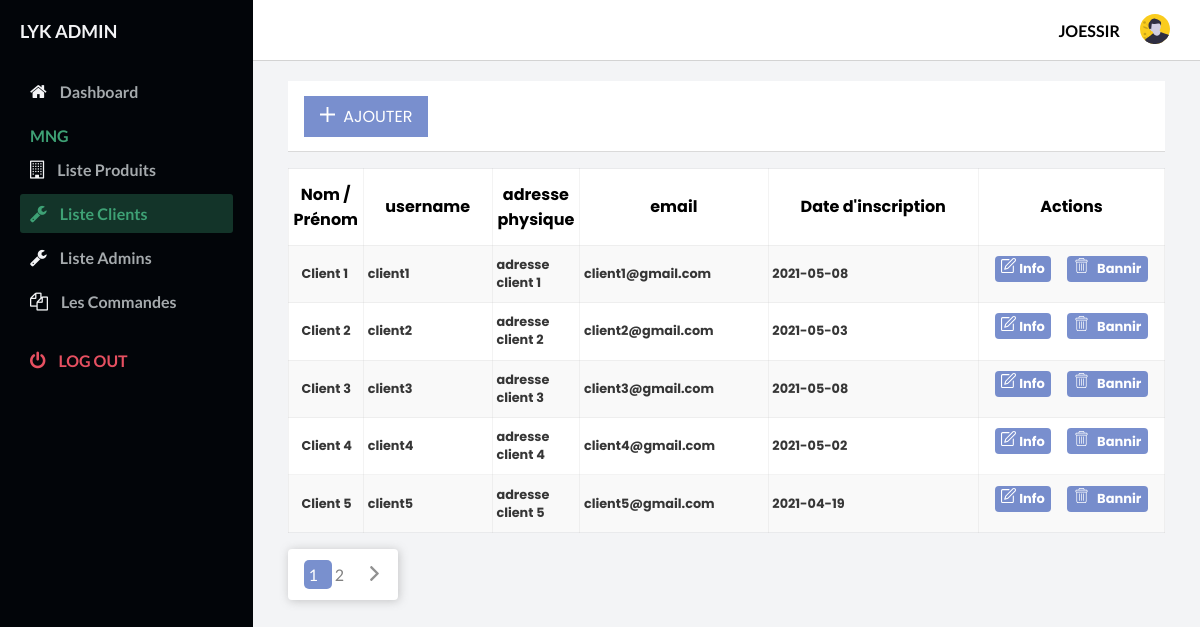
The app's page /Admin/listeclients.php (signed in) with its own data.
### tables this page shows
CREATE TABLE `client` (
  `nomClient` varchar(255) DEFAULT NULL,
  `usernameClient` varchar(255) NOT NULL,
  `adresseClient` text DEFAULT NULL,
  `emailClient` varchar(255) DEFAULT NULL,
  `passwordClient` varchar(255) DEFAULT NULL,
  `typeClient` varchar(25) NOT NULL DEFAULT 'user',
  `etat` varchar(11) DEFAULT 'normal',
  `date_inscription` date NOT NULL DEFAULT current_timestamp()
);

### Admin/verification.php (called while the page is built, shortened)
<?php
$link = mysqli_connect("localhost","root","","lyk") or die(mysqli_connect_error());
$sql = "SELECT * FROM client WHERE usernameClient = '{$_SESSION['usernameClient']}'";
$result = mysqli_query($link,$sql) or die(mysqli_error($link));
$client = mysqli_fetch_assoc($result);
  ?>

### Admin/listeclients.php (the view, shortened to what this page needs)
<?php
  require "verification.php";
  $page = "1";
  if($page == "" || $page == "1")
    $page1 = "0";
  else $page1 = ($page*5)-5;
?>
<!DOCTYPE html>
<html lang="en">
  <head>
    <link
      rel="stylesheet"
      href="https://stackpath.bootstrapcdn.com/font-awesome/4.7.0/css/font-awesome.min.css"
    />
    <link rel="stylesheet" href="styles.css" />
  </head>
  <body id="body">
    <div class="container">
      <nav class="navbar">
        <div class="navbar__right">
        <span ><?php echo $client["usernameClient"] ?></span>
            <a href="#">
              <img width="30" src="assets/avatar.svg" alt="" />
            </a>
        </div>
      </nav>
      <main>
        <div class="main__container">
          <?php
          $select_clients = "SELECT * FROM client WHERE typeClient ='user'  limit $page1,5 ";
          $result = mysqli_query($link,$select_clients) or die(mysqli_error($link));
          $clients = mysqli_fetch_all($result,MYSQLI_ASSOC);
          ?>
          <div class="ajouterProduit">
              <a href="Ajouter_client.html" >&nbsp;&nbsp;AJOUTER</a>
          </div>
        <table >
          <tr class="first">
                <td>Nom / Prénom</td>
                <td>username</td>
                <td>adresse physique</td>
                <td>email</td>
                <td>Date d'inscription</td>
                <td>Actions</td>
          </tr>
          <?php  $i=0?>
        <?php foreach ($clients as $client) : ?>
          <?php if($i==1)
            $bg = "white";
            else $bg = "#f9f9f9";
          ?>
            <tr class="second" style="background-color: <?php echo $bg?>;">
                <td width="20px" class="referenceTD"><?php echo $client['nomClient'] ?></td>
                <td >
                      <span><?php echo $client['usernameClient'] ?></span>
               </td>
                <td width="30px"><?php echo $client['adresseClient'] ?></td>
                <td><?php echo $client['emailClient'] ?></td>
                <td><?php echo $client['date_inscription'] ?></td>
                <td class="actions">
                <a href="infoclient.php?id=<?php echo $client['usernameClient']?>">&nbsp;Info</a>
              <?php if($client['etat'] =="normal" ): ?>
                <a class="bannir" href="supprimer_user.php?id=<?php echo $client['usernameClient']?>">&nbsp;&nbsp;&nbsp;Bannir</a>
                    <?php endif; ?>
            </td>
            </tr>
            <?php  $i=!$i?>
           <?php endforeach; ?>
        </table>
            <div class="linkpages">
            <?php  $select_all_clients = "SELECT * FROM client ";
             $result2 = mysqli_query($link,$select_all_clients) or die(mysqli_error($link));
              $numberOfrows = mysqli_num_rows($result2) ;
              $numberOfrows = ceil($numberOfrows)/5;
              ?>
                <?php for( $i =1 ; $i<= $numberOfrows ; $i++): ?>
                  <?php if($page == $i) $activelink = "activelink"; else $activelink = ''?>
                <a class="<?php echo $activelink?>"href="listeclients.php?page=<?php echo $i ?>"><?php echo $i."&nbsp;&nbsp;&nbsp;" ?></a>
                <?php endfor; ?>
                <?php if($page!=$numberOfrows):?>
                <a href="listeclients.php?page=<?php echo $page+1 ?>"></a>
                <?php endif; ?>
            </div>
        </div>
      </main>
      <div id="sidebar">
        <div class="sidebar__title">
          <div class="sidebar__img">
            <h1>LYK ADMIN</h1>
          </div>
        </div>
        <div class="sidebar__menu">
          <div class="sidebar__link ">
            <i class="fa fa-home"></i>
            <a href="index.php">Dashboard</a>
          </div>
          <h2>MNG</h2>
          <div class="sidebar__link ">
            <i class="fa fa-building-o " ></i>
            <a href="listeproduits.php">Liste Produits</a>
          </div>
          <div class="sidebar__link active_menu_link" >
            <i class="fa fa-wrench"></i>
            <a href="listeclients.php">Liste Clients</a>
          </div>
          <div class="sidebar__link " >
            <i class="fa fa-wrench"></i>
            <a href="listeadmins.php">Liste Admins</a>
          </div>
          <div class="sidebar__link">
              <i class="fa fa-files-o"></i>
              <a href="Commande.php">Les Commandes</a>
            </div>
          <div class="sidebar__logout">
            <i class="fa fa-power-off"></i>
            <a href="../inscription/logout.php">Log out</a>
          </div>
        </div>
      </div>
    </div>
  </body>
</html>

### Admin/styles.css (style rules this page uses)
* { margin: 0; padding: 0; text-decoration: none; }
body { box-sizing: border-box; font-family: "Lato", sans-serif; }
.container { display: grid; height: 100vh; grid-template-columns: 0.8fr 1fr 1fr 1fr; grid-template-rows: 0.2fr 3fr; grid-template-areas: "sidebar nav nav nav" "sidebar main main main"; }
.navbar { background: #ffffff; grid-area: nav; height: 60px; display: flex; align-items: center; justify-content: space-between; padding: 0 30px 0 30px; border-bottom: 1px solid lightgray; }
.navbar__right { display: flex; justify-content: center; align-items: center; }
.navbar__right > a { margin-left: 20px; text-decoration: none; }
.navbar__right span { font-weight: bolder; text-transform:uppercase ; }
main { background: #f3f4f6; grid-area: main; overflow-y: auto; }
.main__container { padding: 20px 35px; }
svg { width : 15px; height : 15px; fill: white; }
td.referenceTD { padding-left : 1em; }
.linkpages { background: white; padding: 1em; width: fit-content; margin : 1em 0; border-radius: 4px; box-shadow: 1px 1px 10px rgba(134, 134, 134, 0.438); }
.linkpages a { color : rgba(112, 112, 112, 0.884); }
a.activelink { background: rgba(60, 93, 184, 0.685); padding : .3em; color: white; text-align: center; border-radius: 5px; }
svg.next { fill: rgba(112, 112, 112, 0.774); margin-left : 10px; }
.ajouterProduit { display: flex; align-items: center; background: rgb(255, 255, 255); height: 70px; border-bottom : 1px solid rgba(184, 184, 184, 0.527); font-family: 'Poppins', sans-serif; }
.ajouterProduit a { background: rgba(60, 93, 184, 0.685); color: white; margin-left : 1em; padding : .5em 1em; transition : .4s ease all; }
table { margin-top : 1em; width: 100%; font-family: 'Poppins', sans-serif; }
td { padding : .8em .3em; }
tr.first { background: white; text-align: center; font-weight: 700; }
tr.second { font-size: .8em; font-weight: bolder; color: #363636; }
td.actions { display: flex; align-items: center; justify-content: space-evenly; padding : .8em 0; border : none; }
.actions a { color: rgb(255, 255, 255); background: rgba(60, 93, 184, 0.685); border-radius : 4px; padding : 0.2em .5em; font-size : 13px; transition : .4s ease all; }
table,tr,td { border: 1px solid rgba(184, 184, 184, 0.164); border-collapse: collapse; }
#sidebar { background: #020509; grid-area: sidebar; overflow-y: auto; padding: 20px; -webkit-transition: all 0.5s; transition: all 0.5s; }
.sidebar__title { display: flex; justify-content: space-between; align-items: center; color: #f3f4f6; margin-bottom: 30px; }
.sidebar__img { display: flex; align-items: center; }
.sidebar__title > div > h1 { font-size: 18px; display: inline; }
.sidebar__menu > h2 { color: #3ea175; font-size: 16px; margin-top: 15px; margin-bottom: 5px; padding: 0 10px; font-weight: 700; }
.sidebar__link { color: #f3f4f6; padding: 10px; border-radius: 3px; margin-bottom: 5px; cursor: pointer; }
.active_menu_link { background: rgba(62, 161, 117, 0.3); color: #3ea175; pointer-events: none; }
.active_menu_link a { color: #3ea175 !important; }
.sidebar__link > a { text-decoration: none; color: #a5aaad; font-weight: 700; }
.sidebar__link > i { margin-right: 10px; font-size: 18px; }
.sidebar__logout { margin-top: 20px; padding: 10px; color: #e65061; }
.sidebar__logout > a { text-decoration: none; color: #e65061; font-weight: 700; text-transform: uppercase; }
.sidebar__logout > i { margin-right: 10px; font-size: 18px; }

### records on screen
client: usernameClient "JOESSIR"
client: nomClient "Client 1", usernameClient "client1", adresseClient "adresse client 1", emailClient "client1@gmail.com", date_inscription "2021-05-08"
client: nomClient "Client 2", usernameClient "client2", adresseClient "adresse client 2", emailClient "client2@gmail.com", date_inscription "2021-05-03"
client: nomClient "Client 3", usernameClient "client3", adresseClient "adresse client 3", emailClient "client3@gmail.com", date_inscription "2021-05-08"
client: nomClient "Client 4", usernameClient "client4", adresseClient "adresse client 4", emailClient "client4@gmail.com", date_inscription "2021-05-02"
client: nomClient "Client 5", usernameClient "client5", adresseClient "adresse client 5", emailClient "client5@gmail.com", date_inscription "2021-04-19"
